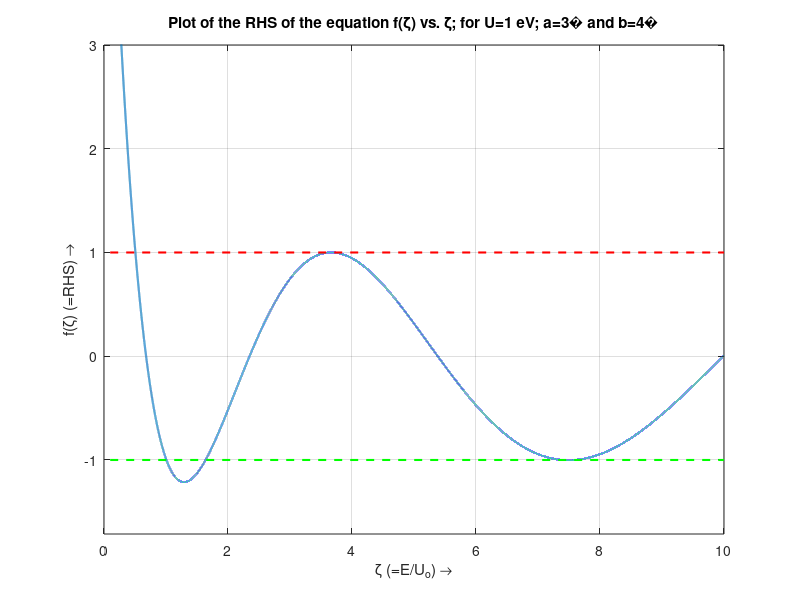
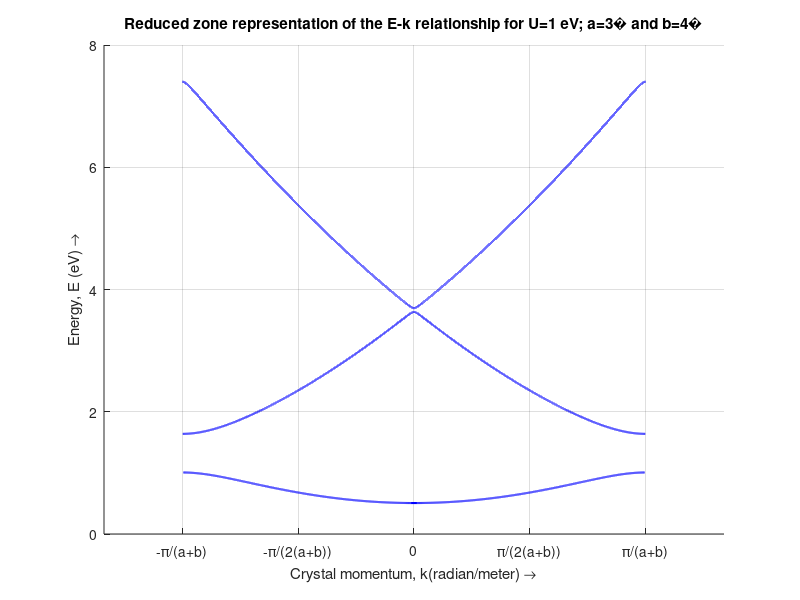
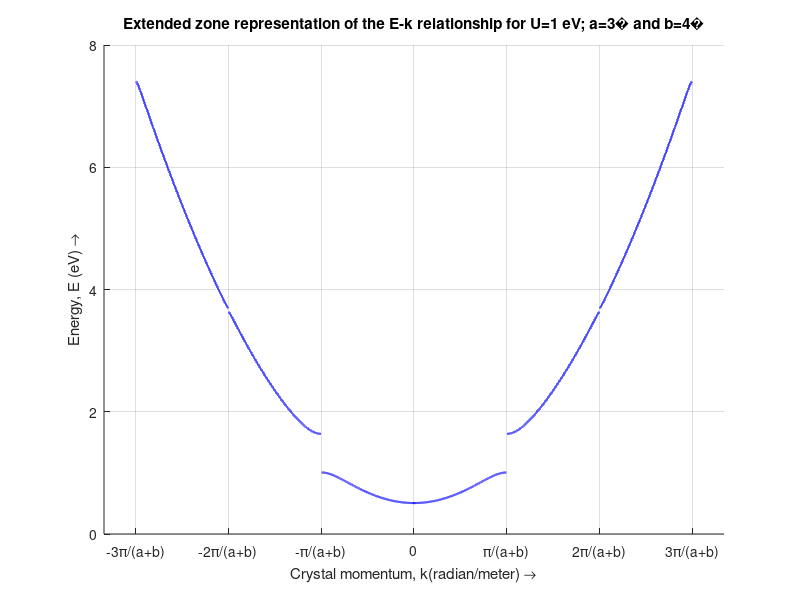

Write the MATLAB code that produced these figures, in order.
close all;

set(0,'defaultlinelinewidth',1.5)
%Constants
h = 6.626e-34;
c = 2.998e8;
h_cut = 1.055e-34;
m0 = 9.109e-31;
e_const = 1.602e-19;

%User inputs
U_eV=1;
a=3e-10;
b=4e-10;

%Derived values
U=U_eV*e_const;
ap0 = sqrt(2*m0*U/(h_cut^2));

f=@(g) (1-2*g)./(2*sqrt(g.*(g-1))).*sin(a*ap0*sqrt(g))...
    .*sin(b*ap0*sqrt(g-1))...
    +cos(a*ap0*sqrt(g)).*cos(b*ap0*sqrt(g-1));


g=linspace(.1, 10, 1e5);
fg=f(g);
g(isnan(g))=1;
plot(g,fg)
hold on
plot([g(1) g(end)], [1, 1], 'r--')
plot([g(1) g(end)], [-1, -1], 'g--')
ylim([min(fg)-.5, 3])
xlabel('\zeta (=E/U_o) \rightarrow');
ylabel('f(\zeta) (=RHS) \rightarrow');
title(['Plot of the RHS of the equation f(\zeta) vs. \zeta; '...
    'for U=' num2str(U_eV), ' eV; a=' num2str(a*1e10) char(197)...
    ' and b='  num2str(b*1e10) char(197)])
grid on

flg=abs(fg)<=1;
figure
h1=gca;
hold on
xlabel('Crystal momentum, k(radian/meter) \rightarrow');
ylabel('Energy, E (eV) \rightarrow');
title(['Reduced zone representation of the E-k relationship '...
    'for U=' num2str(U_eV), ' eV; a=' num2str(a*1e10) char(197)...
    ' and b='  num2str(b*1e10) char(197)])
xticks([-pi -pi/2 0 pi/2 pi]/(a+b));
xticklabels({'-\pi/(a+b)','-\pi/(2(a+b))','0','\pi/(2(a+b))','\pi/(a+b)'})
grid on

figure
h2=gca;
hold on
xlabel('Crystal momentum, k(radian/meter) \rightarrow');
ylabel('Energy, E (eV) \rightarrow');
title(['Extended zone representation of the E-k relationship '...
    'for U=' num2str(U_eV), ' eV; a=' num2str(a*1e10) char(197)...
    ' and b='  num2str(b*1e10) char(197)])
xticks([-6*pi -5*pi -4*pi -3*pi -2*pi -pi 0 pi 2*pi 3*pi 4*pi 5*pi 6*pi]/(a+b))
xticklabels({'-6\pi/(a+b)','-5\pi/(a+b)','-4\pi/(a+b)' ...
    '-3\pi/(a+b)','-2\pi/(a+b)','-\pi/(a+b)','0','\pi/(a+b)',... 
    '2\pi/(a+b)','3\pi/(a+b)'...
    '4\pi/(a+b)','5\pi/(a+b)','6\pi/(a+b)'})
xtickangle(45)
grid on

prd=pi/(a+b);
plst=1;
k=1;
while ~isempty(flg) && k<6
    pos=find(flg);
    if isempty(pos)
        break
    end
    pfst=plst+pos(1)-1;
    flg=flg(pos(1):end);
    pos=find(~flg);
    if isempty(pos)
        break
    end
    plst=pfst+pos(1)-1;
    flg=flg(pos(1):end);
    
    kv=acos(fg(pfst:plst-1))/(a+b);
    ev=g(pfst:plst-1)*U_eV;
    if mod(k,2)
        plot(h1,[-fliplr(kv), kv], [fliplr(ev),ev], 'b');
        if k==1
            plot(h2,[-fliplr(kv), kv], [fliplr(ev),ev], 'b');
        else
            plot(h2,kv+prd*(k-1), ev, 'b');
            plot(h2,-fliplr(kv)-prd*(k-1), fliplr(ev), 'b');
        end
    else
        plot(h1, [kv, -fliplr(kv)], [ev,fliplr(ev)], 'b');
        plot(h2,kv-prd*k, ev, 'b');
        plot(h2,-fliplr(kv)+prd*k, fliplr(ev), 'b')
    end
    k=k+1;
end
